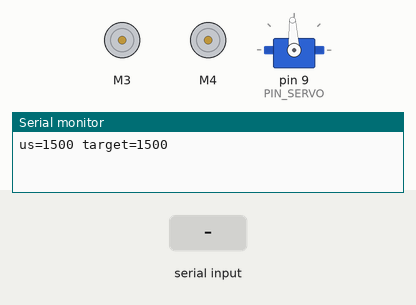
Simulated run of this sketch. Board: Arduino Uno, built with avr-gcc and run on an emulated ATmega328P. Shown: 2 × DC motor (green arrow = forward, orange = backward, longer = faster), servo, the last lines printed to the serial monitor. Inputs (shaded band) come from the test bench.

Above: at 1.2 s.
1.3 s: "U90\n" received over Serial
At 2.09 s:
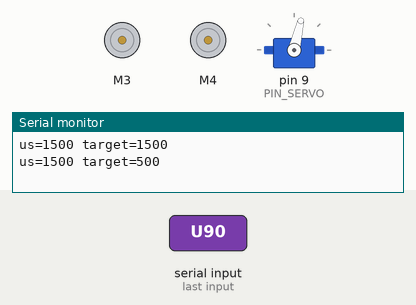
4.3 s: "X90\n" received over Serial
At 4.3 s:
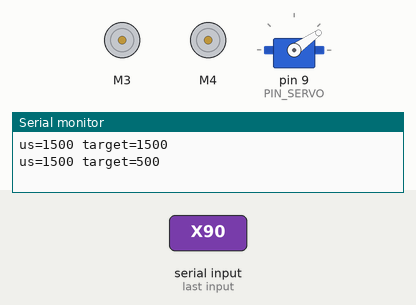
5.8 s: "U,45\n" received over Serial
At 8.8 s:
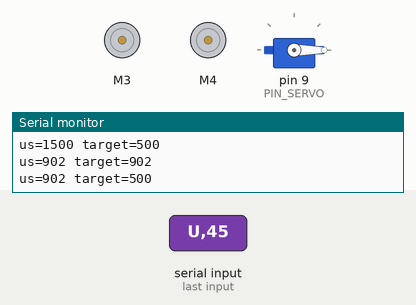
Timing chart, 0 to 10.3 s (numbered marks = the images above; inputs shaded):
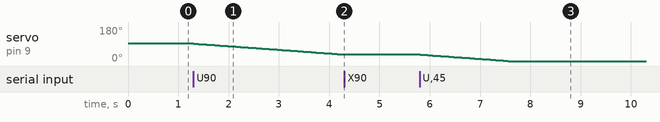

Measured:
- after the input at 1.3 s, servo on pin 9 (PIN_SERVO): moves from 93° to 35° over 2.9 s, starting at once
- after the input at 4.3 s, servo on pin 9 (PIN_SERVO): stays 35° (without the input it goes to 34° after 0.01 s)
- after the input at 5.8 s, servo on pin 9 (PIN_SERVO): moves from 35° to 0° over 1.8 s, starting at once

The sketch:

pan_cal.ino
```cpp
// Pan servo calibration for the rover: flash it in place of firmware/rover, find the pulse widths
// for straight ahead and for each end of the travel, then put them in rover.ino and rover_core.h.
// The motors stay released. 115200 baud, one command a line:
//
//   U <us>   move to a pulse width, 500..2500, at 200 us a second (about 20 degrees a second)
//   +  -     10 us more / less
//   X        stop where it is
//   ?        report
//
// Every line is answered with "us=<now> target=<target>".
//
// pancal.py (run on the Pi) sends one command; sweep.py (run on the laptop) steps through the travel
// and measures each step from the rover's camera.
#include <AFMotor.h>
#include <Servo.h>

const int PIN_SERVO = 9;
const int US_MIN = 500, US_MAX = 2500, US_START = 1500;
const unsigned long STEP_MS = 5;  // 1 us every 5 ms

AF_DCMotor leftMotor(3), rightMotor(4);
Servo pan;
int nowUs = US_START, targetUs = US_START;
unsigned long stepAt = 0;

void report() {
  Serial.print("us=");
  Serial.print(nowUs);
  Serial.print(" target=");
  Serial.println(targetUs);
}

void handle(char *line) {
  if (line[0] == 'U') targetUs = constrain(atoi(line + 1), US_MIN, US_MAX);
  else if (line[0] == '+') targetUs = constrain(targetUs + 10, US_MIN, US_MAX);
  else if (line[0] == '-') targetUs = constrain(targetUs - 10, US_MIN, US_MAX);
  else if (line[0] == 'X') targetUs = nowUs;
  report();
}

void setup() {
  Serial.begin(115200);
  leftMotor.run(RELEASE);
  rightMotor.run(RELEASE);
  pan.writeMicroseconds(nowUs);
  pan.attach(PIN_SERVO);
  report();
}

void loop() {
  static char buf[16];
  static byte n = 0;
  while (Serial.available()) {
    char ch = Serial.read();
    if (ch == '\n') { buf[n] = 0; n = 0; if (buf[0]) handle(buf); }
    else if (ch != '\r' && n < sizeof(buf) - 1) buf[n++] = ch;
  }
  unsigned long ms = millis();
  if (nowUs != targetUs && ms - stepAt >= STEP_MS) {
    stepAt = ms;
    nowUs += nowUs < targetUs ? 1 : -1;
    pan.writeMicroseconds(nowUs);
  }
}
```
